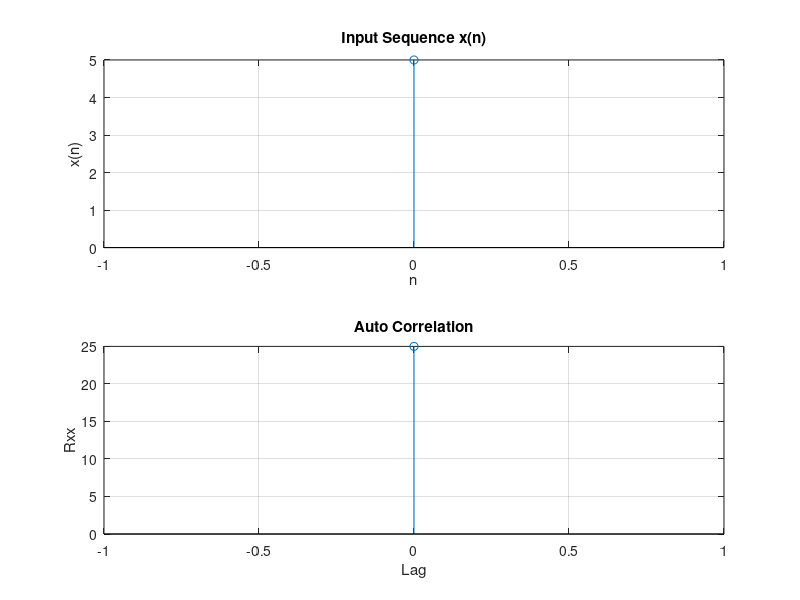

The MATLAB source for this figure:
clc;
clear all;
close all;

x = input('Enter the Sequence x(n) = ');

N = length(x);

% Lag range
lags = -(N-1):(N-1);

% Auto-correlation
rxx = zeros(1, 2*N-1);

for k = 1:length(lags)
    l = lags(k);
    sum_value = 0;

    for n = 1:N
        m = n + l;

        if m >= 1 && m <= N
            sum_value = sum_value + x(n) * x(m);
        endif

    endfor

    rxx(k) = sum_value;

endfor

disp('Auto Correlation is = ');
disp(rxx);

disp('Lag is = ');
disp(lags);

subplot(2,1,1);
stem(0:N-1, x);
xlabel('n');
ylabel('x(n)');
title('Input Sequence x(n)');
grid on;

subplot(2,1,2);
stem(lags, rxx);
xlabel('Lag');
ylabel('Rxx');
title('Auto Correlation');
grid on;
